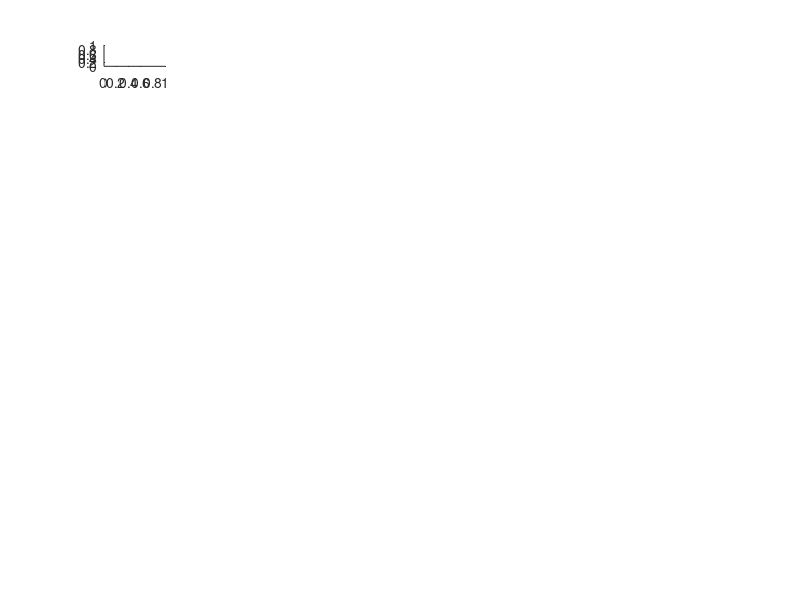

MATLAB code for this plot: (Note: this script raises an error after producing the figure.)
% Plot_groupAverage_SDerrorbar.m - script to plot group average responses with the shaded
% error bar indicating observed standard deviation; will plot channels one
% by one rather than in tiled layout
%
% created by Ola Dopierala, 13/09/2022
% for Talking Heads fNIRS project (UW)
%
% input: folder with preprocessed fNIRS files 
%
% output: graphs showing plotted resposnes 

% updated 4/10/2022 to check for active channels, OD

% ------------------------------------------------------------------------

% add path containing the shadedErrorBar.m script
addpath('/Users/andrzejdopierala/Desktop/Matlab scripts/');

% choose files
filelist = dir('/Users/andrzejdopierala/Desktop/Exploration/_PilotApril22/1.Pilot_Data_NIRS/ALL_NIRS_FILES/Coded/IDS_Sep2022/IDS_1to10s/*.nirs');

% info about data
tRange = [-2,16];
nChannels = 44;

% define conditions
con1 = 8;

% extract data from each participant to a single matrix for each conditon
% and chromophore for plotting
for iSub = 1:length(filelist)
    
    %load data
    load([filelist(iSub).folder filesep filelist(iSub).name],'-mat');
    
    if ~exist('fs'), fs = 1/mean(diff(t)); end
    
    segTime = ceil(fs*tRange(1)):floor(fs*tRange(2));
    
    % pull list of good channels
    ml = procResult.SD.MeasList;
    if isfield(procResult.SD,'MeasListAct')
        lst = find(procResult.SD.MeasList(:,4)==1);
        MLact = procResult.SD.MeasListAct(lst);
    else
        lst = find(procResult.SD.MeasList(:,4)==1);
        MLact = ones(length(lst),1);
    end
    
    % create matrices with data from all subjects
    for iCh = 1:nChannels
        
        % check if that channel included in analyses
        if MLact(iCh,1)==1
            % oxyAsynch(timePoints, channel, subject) = procResult.dcAvg(timePoints,chrom,channel,cond)
            oxyAsynch(:,iCh,iSub) = squeeze(procResult.dcAvg(1:length(segTime),1,iCh,con1));
            oxySynch(:,iCh,iSub) = squeeze(procResult.dcAvg(1:length(segTime),1,iCh,con2));
            deoxyAsynch(:,iCh,iSub) = squeeze(procResult.dcAvg(1:length(segTime),2,iCh,con1));
            deoxySynch(:,iCh,iSub) = squeeze(procResult.dcAvg(1:length(segTime),2,iCh,con2));
        else
            oxyAsynch(:,iCh,iSub) = NaN;
            oxySynch(:,iCh,iSub) = NaN;
            deoxyAsynch(:,iCh,iSub) = NaN;
            deoxySynch(:,iCh,iSub) = NaN;
        end
        
    end
    
end

% the following for loops allow plotting the data for each channel 

% plot both conditions on a single plot 
% figure
% for ch = 1:nChannels
%     subplot(9,6,ch)
%     hold on
%     %SEM calculates standard deviation of the resposnes
%     %plot Asynch HbO and HbR responses with SDs
%     SEM_IDSo = nanstd(squeeze(oxyIDS(:,ch,:)),[],2)./sqrt(sum(~isnan(oxyIDS(1,ch,:))));
%     temp_IDSo = shadedErrorBar(segTime/fs,nanmean(squeeze(oxyIDS(:,ch,:)),2),SEM_IDSo,'lineProps', {'r-.', 'LineWidth',2});
%     h(1) = temp_IDSo.mainLine;
%     SEM_IDSr = nanstd(squeeze(deoxyIDS(:,ch,:)),[],2)./sqrt(sum(~isnan(deoxyIDS(1,ch,:))));
%     temp_IDSr = shadedErrorBar(segTime/fs,nanmean(squeeze(deoxyIDS(:,ch,:)),2),SEM_IDSr,'lineProps', {'b-.', 'LineWidth',2});
%     h(1) = temp_IDSr.mainLine;
%     %plot Synch HbO and HbR responses with SDs
%     SEM_So = nanstd(squeeze(oxySynch(:,ch,:)),[],2)./sqrt(sum(~isnan(oxySynch(1,ch,:))));
%     temp_So = shadedErrorBar(segTime/fs,nanmean(squeeze(oxySynch(:,ch,:)),2),SEM_So,'lineProps', {'r-', 'LineWidth',2});
%     h(1) = temp_So.mainLine;
%     SEM_Sr = nanstd(squeeze(deoxySynch(:,ch,:)),[],2)./sqrt(sum(~isnan(deoxySynch(1,ch,:))));
%     temp_Sr = shadedErrorBar(segTime/fs,nanmean(squeeze(deoxySynch(:,ch,:)),2),SEM_Sr,'lineProps', {'b-', 'LineWidth',2});
%     h(1) = temp_Sr.mainLine;
%     ax = gca;
%     ax.Color = 'none';
%     ax.Box = 'off';
%     xlim(trange)
%     ylim([-1e-6,1e-6])
% end


% plot HbO and HbR for each condition
% IDS
figure
for ch = 1:nChannels
    subplot(9,6,ch)
    hold on
    %SEM calculates standard deviation of the resposnes
    %plot IDS HbO and HbR responses with SDs
    SEM_IDSo = nanstd(squeeze(oxyIDS(:,ch,:)),[],2)./sqrt(sum(~isnan(oxyIDS(1,ch,:))));
    temp_IDSo = shadedErrorBar(segTime/fs,nanmean(squeeze(oxyIDS(:,ch,:)),2),SEM_IDSo,'lineProps', {'r-.', 'LineWidth',2});
    h(1) = temp_IDSo.mainLine;
    SEM_IDSr = nanstd(squeeze(deoxyIDS(:,ch,:)),[],2)./sqrt(sum(~isnan(deoxyIDS(1,ch,:))));
    temp_IDSr = shadedErrorBar(segTime/fs,nanmean(squeeze(deoxyIDS(:,ch,:)),2),SEM_IDSr,'lineProps', {'b-.', 'LineWidth',2});
    h(1) = temp_IDSr.mainLine;
    ax = gca;
    ax.Color = 'none';
    ax.Box = 'off';
    xlim(tRange)
    title(ch);
   % ylim([-1e-7,1e-7])
end

% % Synch
% figure
% for ch = 1:nChannels
%     subplot(9,6,ch)
%     hold on
%     %SEM calculates standard deviation of the resposnes
%     %plot Synch HbO and HbR responses with SDs
%     SEM_So = nanstd(squeeze(oxySynch(:,ch,:)),[],2)./sqrt(sum(~isnan(oxySynch(1,ch,:))));
%     temp_So = shadedErrorBar(segTime/fs,nanmean(squeeze(oxySynch(:,ch,:)),2),SEM_So,'lineProps', {'r-', 'LineWidth',2});
%     h(1) = temp_So.mainLine;
%     SEM_Sr = nanstd(squeeze(deoxySynch(:,ch,:)),[],2)./sqrt(sum(~isnan(deoxySynch(1,ch,:))));
%     temp_Sr = shadedErrorBar(segTime/fs,nanmean(squeeze(deoxySynch(:,ch,:)),2),SEM_Sr,'lineProps', {'b-', 'LineWidth',2});
%     h(1) = temp_Sr.mainLine;
%     ax = gca;
%     ax.Color = 'none';
%     ax.Box = 'off';
%     xlim([-5,20])
%     ylim([-1e-6,1e-6])
% end
% 
% % plot both conditions but only one chrom at a time
% % HbO
% figure
% for ch = 1:nChannels
%     subplot(9,6,ch)
%     hold on
%     %SEM calculates standard deviation of the resposnes
%     %plot Asynch HbO  responses with SDs
%     SEM_Ao = nanstd(squeeze(oxyIDS(:,ch,:)),[],2)./sqrt(sum(~isnan(oxyIDS(1,ch,:))));
%     temp_Ao = shadedErrorBar(segTime/fs,nanmean(squeeze(oxyIDS(:,ch,:)),2),SEM_Ao,'lineProps', {'r-.', 'LineWidth',2});
%     h(1) = temp_Ao.mainLine;
%     %plot Synch HbO responses with SDs
%     SEM_So = nanstd(squeeze(oxySynch(:,ch,:)),[],2)./sqrt(sum(~isnan(oxySynch(1,ch,:))));
%     temp_So = shadedErrorBar(segTime/fs,nanmean(squeeze(oxySynch(:,ch,:)),2),SEM_So,'lineProps', {'r-', 'LineWidth',2});
%     h(1) = temp_So.mainLine;
%     ax = gca;
%     ax.Color = 'none';
%     ax.Box = 'off';
%     xlim([-5,20])
%     ylim([-1e-6,1e-6])
% end
% 
% %HbR
% figure
% for ch = 1:nChannels
%     subplot(9,6,ch)
%     hold on
%     %SEM calculates standard deviation of the resposnes
%     %plot Asynch  HbR responses with SDs
%     SEM_Ar = nanstd(squeeze(deoxyIDS(:,ch,:)),[],2)./sqrt(sum(~isnan(deoxyIDS(1,ch,:))));
%     temp_Ar = shadedErrorBar(segTime/fs,nanmean(squeeze(deoxyIDS(:,ch,:)),2),SEM_Ar,'lineProps', {'b-.', 'LineWidth',2});
%     h(1) = temp_Ar.mainLine;
%     %plot Synch HbR responses with SDs
%     SEM_Sr = nanstd(squeeze(deoxySynch(:,ch,:)),[],2)./sqrt(sum(~isnan(deoxySynch(1,ch,:))));
%     temp_Sr = shadedErrorBar(segTime/fs,nanmean(squeeze(deoxySynch(:,ch,:)),2),SEM_Sr,'lineProps', {'b-', 'LineWidth',2});
%     h(1) = temp_Sr.mainLine;
%     ax = gca;
%     ax.Color = 'none';
%     ax.Box = 'off';
%     xlim([-5,20])
%     ylim([-1e-6,1e-6])
% end
% 


% plot these graphs on 
